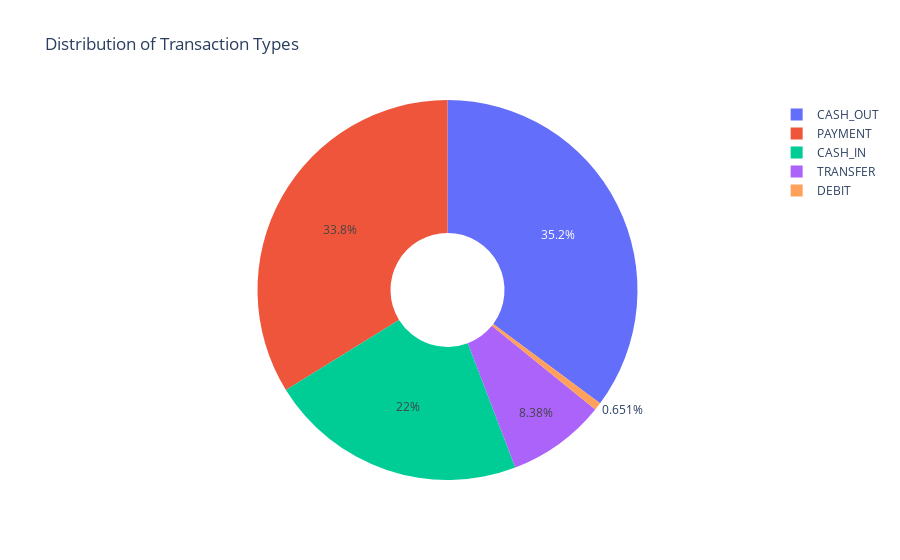

The notebook cell saved with this chart:
### Code cell
import plotly.express as px

fig = px.pie(data,
             values = quantity,
             names = transactions,
             hole = 0.3,
             title = "Distribution of Transaction Types")

fig.show()

### Figure 1 — Plotly figure (JSON) as saved in the notebook; plotly's stock layout.template omitted (floating-point values rounded to 4 significant figures)
{"data": [{"domain": {"x": [0, 1], "y": [0, 1]}, "hole": 0.3, "hovertemplate": "label=%{label}<br>value=%{value}<extra></extra>", "labels": ["CASH_OUT", "PAYMENT", "CASH_IN", "TRANSFER", "DEBIT"], "legendgroup": "", "name": "", "showlegend": true, "type": "pie", "values": [2237500, 2151495, 1399284, 532909, 41432]}], "layout": {"legend": {"tracegroupgap": 0}, "title": {"text": "Distribution of Transaction Types"}}}
